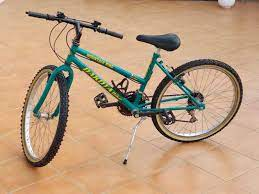
#> input picture HOG/test_images/bike.jpeg, 259 x 194 px
$ python -i HistogramOfGradients.py   (imports and definitions only)   (older library calls are emulated)
#> lines starting #> are read from the running program, lines starting #| are printed output that depends on the picture
#> further down, picture is the input picture: shape (194, 259, 3); mean B, G, R 128.1, 156.9, 187.2
import os
import cv2
from matplotlib import pyplot as plt
import numpy as np
import math

class HOG:
    def __init__(self, img:np.array, nbins:int = 9, cell_w_h:int = 8, gray_image:bool = False):
        '''input img must be in 0-255 values'''
#> called with nbins = 9, cell_w_h = 8, gray_image = False
        assert img is not None
        self.original_image = img
        self.__nbins__ = nbins
        self.__cell_w_h__ = cell_w_h
        self.__only_gray__ = gray_image
        self.__cells_grid_columns__ = int(self.original_image.shape[1]/cell_w_h)
#> self.__cells_grid_columns__ = 32
        self.__cells_grid_rows__ = int(self.original_image.shape[0]/cell_w_h)
#> self.__cells_grid_rows__ = 24

        self.__target_image__ = cv2.cvtColor(self.original_image, cv2.COLOR_BGR2GRAY) if self.__only_gray__ else self.original_image

        self.__target_image__ = np.float32(self.__target_image__) / 255.0
        gx = cv2.Sobel(self.__target_image__, cv2.CV_32F, 1, 0, ksize=1)
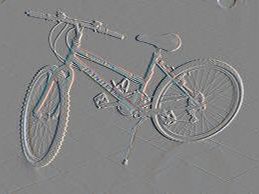
#> gx: shape (194, 259, 3) float32; mean B, G, R 0.00039, -0.000163, -0.000473; drawn with min black and max white
        gy = cv2.Sobel(self.__target_image__, cv2.CV_32F, 0, 1, ksize=1)
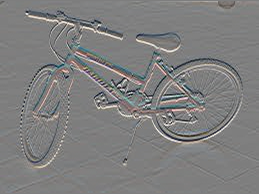
#> gy: shape (194, 259, 3) float32; mean B, G, R 0.0011, 0.0016, 0.00215; drawn with min black and max white

        # Gradient magnitudes and gradient directions.
        self.gmag, self.gangles = cv2.cartToPolar(gx,gy, angleInDegrees=True)
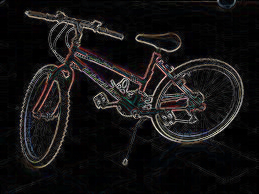
#> self.gmag: shape (194, 259, 3) float32; mean B, G, R 0.0974, 0.097, 0.105; drawn with min black and max white
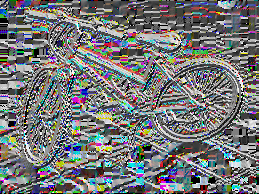
#> self.gangles: shape (194, 259, 3) float32; mean B, G, R 168.9, 167, 165.2; drawn with min black and max white
        if self.gangles.ndim == 2:
            self.gangles = self.gangles[:,:,np.newaxis]
            self.gmag = self.gmag[:,:,np.newaxis]

        self.hogs = np.empty([self.__cells_grid_rows__, self.__cells_grid_columns__, nbins, self.gangles.shape[-1]], dtype=np.float32)
        for i in range(self.__cells_grid_rows__):
            for j in range(self.__cells_grid_columns__):
                start_x, start_y = i*cell_w_h, j*cell_w_h
                end_x, end_y = (i+1)*cell_w_h, (j+1)*cell_w_h
                self.hogs[i,j] = self.__ToBins__(self.gangles[start_x:end_x, start_y:end_y],self.gmag[start_x:end_x, start_y:end_y])

        assert np.all(self.hogs>=0), "Not all hog values are >= 0."

        self.norm_hogs = np.empty([self.__cells_grid_rows__-1, self.__cells_grid_columns__-1, nbins, self.gangles.shape[-1]], dtype=np.float32)
        for i in range(self.__cells_grid_rows__-1):
            for j in range(self.__cells_grid_columns__-1):
                for k in range(self.hogs.shape[-1]):
                    self.norm_hogs[i,j,:,k] = self.__Normalize__(self.hogs[i:i+1,j:j+1,:,k])


    def __ToBins__(self, cell_dir:np.array, cell_mag:np.array):
        'Takes a 8x8 cell as input, and returns a np.array representing the HOG of that cell.'
        #direction angles in degrees!
        assert cell_dir.shape == cell_mag.shape, f"dir {cell_dir.shape} and mag {cell_mag.shape} matrixes have a different shape."
        #assert np.all(cell_mag <= 1), "all magnitudes should be <= 1."
        if cell_dir.ndim == 2:
            cell_dir = cell_dir[:,:,np.newaxis]
            cell_mag = cell_mag[:,:,np.newaxis]

        cell_dir = cell_dir % 180
        bins = np.zeros(shape=(self.__nbins__,cell_dir.shape[-1]), dtype=np.float32)
        step = 180.0/self.__nbins__

        #in this array, idx 0 correspond to angle 180-step, and idx -1 correspond to angle 0
        angles = np.arange(-step,180.0+step,step)
        angles = angles[:,np.newaxis]   #for broadcasting

        idx_helper = np.arange(cell_dir.shape[-1])
        #print(angles)
        for i in range(self.__cell_w_h__):
            for j in range(self.__cell_w_h__):
                dir, mag = cell_dir[i,j], cell_mag[i,j]
                diff = np.abs(angles-dir)
                idx_1 = np.argmin(diff, 0)
                tmp = diff[idx_1, idx_helper]
                diff[idx_1, idx_helper] = 180
                idx_2 = np.argmin(diff, 0)
                diff[idx_1, idx_helper] = tmp
                factor_1 = 1.0 - diff[idx_1, idx_helper] / step
                factor_2 = 1.0 - diff[idx_2, idx_helper] / step
                assert np.all(factor_1 >= 0), print(factor_1)
                assert np.all(factor_2 >= 0), print(diff,idx_1,idx_2,factor_2)
                #now we just have to correct the indexes.
                idx_1 = np.where(idx_1==0, self.__nbins__-1, idx_1-1)
                idx_1 = np.where(idx_1==self.__nbins__, 0, idx_1)
                idx_2 = np.where(idx_2==0, self.__nbins__-1, idx_2-1)
                idx_2 = np.where(idx_2==self.__nbins__, 0, idx_2)
                bins[idx_1] = bins[idx_1] + factor_1 * mag
                bins[idx_2] = bins[idx_2] + factor_2 * mag
        return bins

    def __Normalize__(self,v:np.array):
        norm = np.linalg.norm(v)
        if norm == 0:
            return v
        return v / norm

    #visualization
    def __PlotAngles__(self, angles:np.array, mags:np.array, thickness:int=1, plot_dim=35):
        assert plot_dim > 1, "plot_dimf must be greater than 1."
        assert thickness >= 1, "thickness must be greater then 0."
        assert angles.dtype is not np.float32 , f"dtype for tensor angles must be float32, but it's {angles.dtype}"
        assert mags.dtype is not np.float32 , f"dtype for tensor mags must be float32, but it's {mags.dtype}"
        assert mags.shape == angles.shape, f"tensor mags {mags.shape} has a different shape respect {angles.shape}"
        assert np.all(mags >= 0), f"mag's value should be >= 0. You passed {mags}"
        margin = int(plot_dim/8)

        plot_matrix = np.zeros(shape=(plot_dim,plot_dim), dtype=np.uint8)
        angles = angles*math.pi / 180.0
        dir = np.array([ -np.cos(angles), -np.sin(angles) ])
        cy = cx = round(plot_dim/2)

        boost_magnitudes = False
        mags = np.sqrt(mags) if boost_magnitudes else mags

        #let's avoid negative lenghts
        lenghts = np.maximum(np.ceil(mags * plot_dim/2) -math.floor(thickness/2) - margin, 0)
        w1 = math.ceil(thickness/2)
        w2 = thickness - w1

        #let's iterate on the maximum number of pixels which could be written.
        for i in range( math.ceil(plot_dim/2) -math.floor(thickness/2) - margin):
            mov =  np.round(dir * i).astype(np.int16)
            dx_vec = mov[0,:]
            dy_vec = mov[1,:]

            for j in range(dx_vec.shape[0]): #probably this coudl be avoided and optimized..
                dx = dx_vec[j]
                dy = dy_vec[j]
                if(lenghts[j] >= i):
                    plot_matrix[cx+dx-w1:cx+dx+w2,cy+dy-w1:cy+dy+w2] = 1
                    plot_matrix[cx-dx-w1:cx-dx+w2,cy-dy-w1:cy-dy+w2] = 1
        return plot_matrix


    #visualize a full histogram
    def __DrawHistograms__(self, histogram:np.array, plot_dim:int, thick=1):
        step = 180.0/self.__nbins__
        angles = np.arange(0,180,step)
        img = np.empty(shape=(plot_dim,plot_dim,histogram.shape[-1]))
        for i in range(histogram.shape[-1]): #color channels
            img[:,:,i] = self.__PlotAngles__(angles,histogram[:,i], thickness=thick, plot_dim=plot_dim)
        return img


    def Get_HOG_Graphics(self, thick=1, plot_dim=35):
#> called with thick = 1, plot_dim = 35
        image = np.empty(shape=(self.hogs.shape[0]*plot_dim, self.hogs.shape[1]*plot_dim, self.hogs.shape[-1]), dtype=np.uint8)
#> image: shape (840, 1120, 3); every value is 0

        for i in range(self.hogs.shape[0]):
            for j in range(self.hogs.shape[1]):
                image[i*plot_dim:(i+1)*plot_dim, j*plot_dim:(j+1)*plot_dim] = self.__DrawHistograms__(self.hogs[i,j], plot_dim, thick=thick)
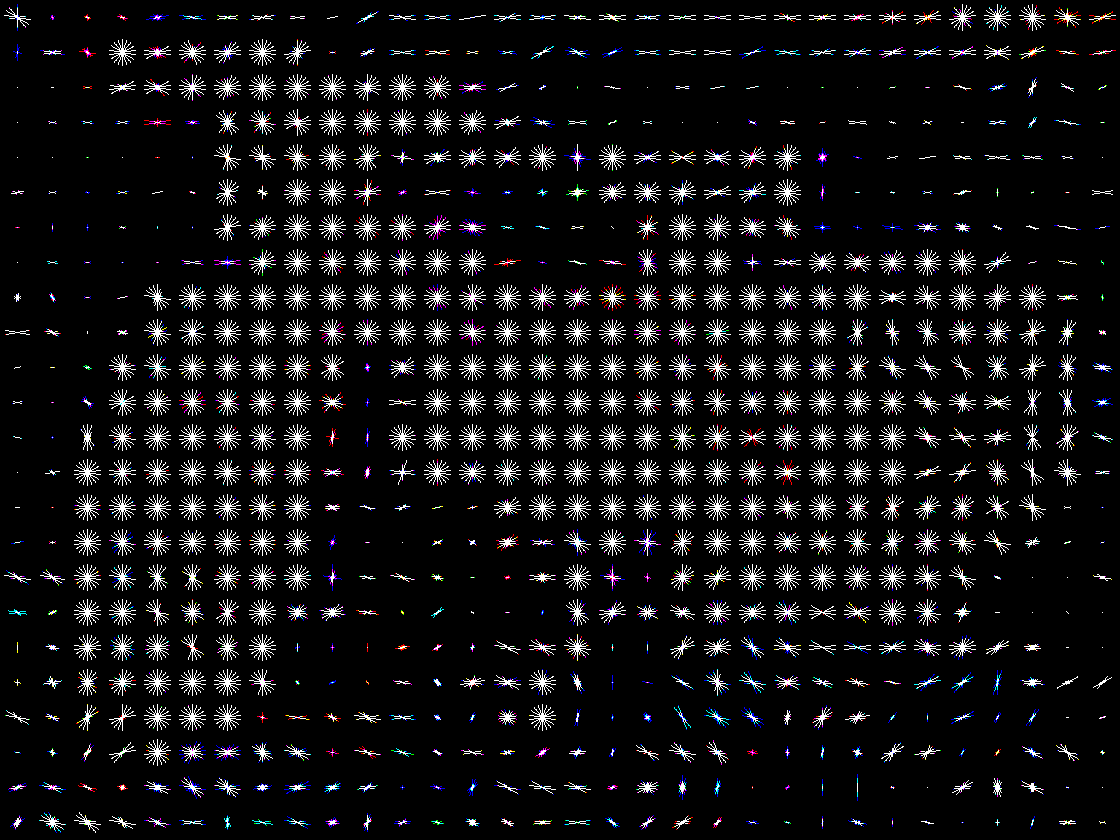
#> image: shape (840, 1120, 3); mean of channels 0, 1, 2 0.0824, 0.0773, 0.0792; drawn with 1 as white
        return np.uint8(image * 255)

    def Get_Norm_HOG_Graphics(self, thick=1, plot_dim=35):
        image = np.empty(shape=(self.norm_hogs.shape[0]*plot_dim, self.norm_hogs.shape[1]*plot_dim, self.norm_hogs.shape[-1]), dtype=np.uint8)

        for i in range(self.norm_hogs.shape[0]):
            for j in range(self.norm_hogs.shape[1]):
                image[i*plot_dim:(i+1)*plot_dim, j*plot_dim:(j+1)*plot_dim] = self.__DrawHistograms__(self.norm_hogs[i,j], plot_dim, thick=thick)
        return np.uint8(image * 255)

>>> import cv2
>>> picture = cv2.imread('test_images/bike.jpeg')
>>> result = HOG(picture).Get_HOG_Graphics()

$ run again, on HOG/test_images/bolt.png
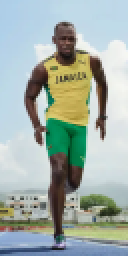
#> input picture HOG/test_images/bolt.png, 64 x 128 px (shown 2 times larger)
#> picture is the input picture: shape (128, 64, 3); mean B, G, R 167.3, 174.7, 161.5
#> in __init__, `self.gmag, self.gangles = cv2.cartToPolar(gx,gy, angleInDegrees=True)`:
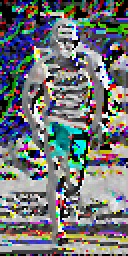
#> self.gangles: shape (128, 64, 3) float32 (shown 2 times larger); mean B, G, R 165.3, 163.5, 157.1; drawn with min black and max white
#> the loop in __init__, `for i in range(self.__cells_grid_rows__-1):` made 15 passes
#> after the loop in Get_HOG_Graphics, `for i in range(self.hogs.shape[0]):`:
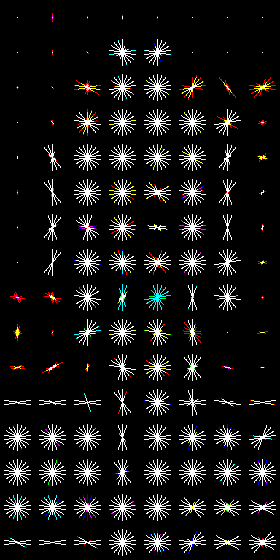
#> image: shape (560, 280, 3); mean of channels 0, 1, 2 0.081, 0.0828, 0.0856; drawn with 1 as white

$ run again, on HOG/test_images/hollywood_test.png
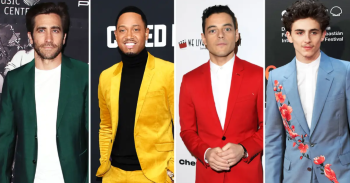
#> input picture HOG/test_images/hollywood_test.png, 350 x 183 px
#> picture is the input picture: shape (183, 350, 3); mean B, G, R 101.4, 115.1, 140.1
#> in __init__, `self.gmag, self.gangles = cv2.cartToPolar(gx,gy, angleInDegrees=True)`:
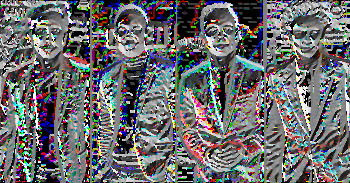
#> self.gangles: shape (183, 350, 3) float32; mean B, G, R 153.8, 150.9, 150.4; drawn with min black and max white
#> after the loop in Get_HOG_Graphics, `for i in range(self.hogs.shape[0]):`:
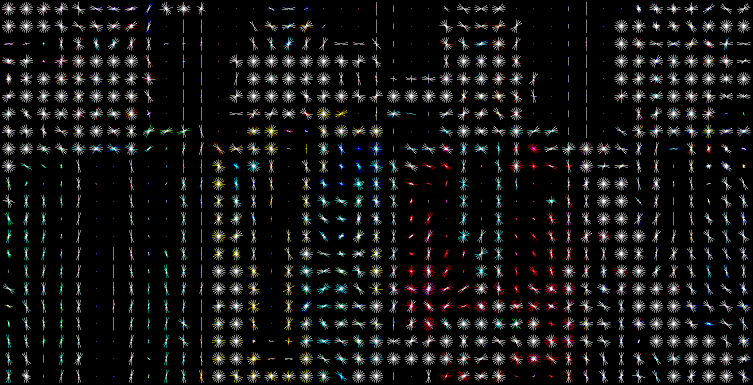
#> image: shape (770, 1505, 3) (shown at 1/2 size); mean of channels 0, 1, 2 0.0716, 0.073, 0.072; drawn with 1 as white
